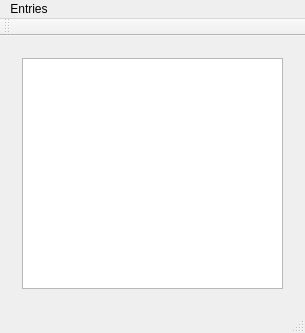
<?xml version="1.0" encoding="UTF-8"?>
<ui version="4.0">
 <class>MainWindow</class>
 <widget class="QMainWindow" name="MainWindow">
  <property name="geometry">
   <rect>
    <x>0</x>
    <y>0</y>
    <width>305</width>
    <height>324</height>
   </rect>
  </property>
  <property name="windowTitle">
   <string>MainWindow</string>
  </property>
  <widget class="QWidget" name="centralWidget">
   <layout class="QGridLayout" name="gridLayout">
    <item row="0" column="0">
     <widget class="QStackedWidget" name="stackedWidget">
      <widget class="QWidget" name="listPage">
       <layout class="QGridLayout" name="gridLayout_3">
        <item row="0" column="0">
         <widget class="QListWidget" name="listWidget"/>
        </item>
       </layout>
      </widget>
      <widget class="QWidget" name="detailPage">
       <layout class="QGridLayout" name="gridLayout_2">
        <item row="0" column="0">
         <widget class="QLabel" name="label">
          <property name="text">
           <string>Name</string>
          </property>
         </widget>
        </item>
        <item row="0" column="1">
         <widget class="QLineEdit" name="nameEdit"/>
        </item>
        <item row="1" column="0">
         <widget class="QLabel" name="label_2">
          <property name="text">
           <string>Birthday</string>
          </property>
         </widget>
        </item>
        <item row="1" column="1">
         <widget class="QDateEdit" name="birthdayEdit"/>
        </item>
        <item row="2" column="0">
         <widget class="QLabel" name="label_3">
          <property name="text">
           <string>Address</string>
          </property>
         </widget>
        </item>
        <item row="2" column="1">
         <widget class="QPlainTextEdit" name="addressEdit"/>
        </item>
        <item row="3" column="0">
         <widget class="QLabel" name="label_4">
          <property name="text">
           <string>Phone Numbers</string>
          </property>
         </widget>
        </item>
        <item row="3" column="1">
         <widget class="QPlainTextEdit" name="phoneNumbersEdit"/>
        </item>
        <item row="4" column="0" colspan="2">
         <widget class="QDialogButtonBox" name="buttonBox">
          <property name="standardButtons">
           <set>QDialogButtonBox::Discard|QDialogButtonBox::Reset|QDialogButtonBox::Save</set>
          </property>
         </widget>
        </item>
       </layout>
      </widget>
     </widget>
    </item>
   </layout>
  </widget>
  <widget class="QMenuBar" name="menuBar">
   <property name="geometry">
    <rect>
     <x>0</x>
     <y>0</y>
     <width>305</width>
     <height>19</height>
    </rect>
   </property>
   <widget class="QMenu" name="menuEntries">
    <property name="title">
     <string>Entries</string>
    </property>
    <addaction name="actionAdd"/>
    <addaction name="actionEdit"/>
    <addaction name="actionRemove"/>
   </widget>
   <addaction name="menuEntries"/>
  </widget>
  <widget class="QToolBar" name="mainToolBar">
   <attribute name="toolBarArea">
    <enum>TopToolBarArea</enum>
   </attribute>
   <attribute name="toolBarBreak">
    <bool>false</bool>
   </attribute>
  </widget>
  <widget class="QStatusBar" name="statusBar"/>
  <action name="actionAdd">
   <property name="text">
    <string>Add</string>
   </property>
  </action>
  <action name="actionEdit">
   <property name="text">
    <string>Edit</string>
   </property>
  </action>
  <action name="actionRemove">
   <property name="text">
    <string>Remove</string>
   </property>
  </action>
 </widget>
 <layoutdefault spacing="6" margin="11"/>
 <resources/>
 <connections/>
</ui>
